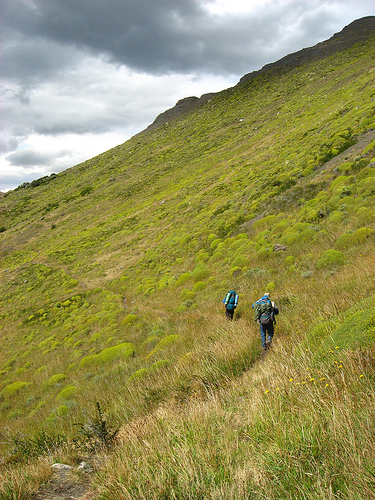
#> input picture gambar_dataset/374176648.jpg, 375 x 500 px, found by its file name
$ jupyter execute masking.ipynb   (shell and % lines are left out)
#> lines starting #> are read from the running program, lines starting #| are printed output that depends on the picture; after the words box and inside, x2 and y2 are one past the last pixel; in counts of white or black regions, pixels touching at a corner belong together
<a href="https://colab.research.google.com/github/hanifnurf/TubesTKC_FlickrImage/blob/main/opencv_basic/masking.ipynb" target="_parent"></a>

[cell 1]
import wget
url = "https://github.com/hanifnurf/TubesTKC_FlickrImage/blob/main/gambar_dataset/374176648.jpg?raw=true"
wget.download(url)

[cell 2]
# import the necessary packages
from matplotlib import pyplot as plt
import numpy as np
import argparse
import cv2

[cell 3]
def plt_imshow(title, image):
	# convert the image frame BGR to RGB color space and display it
	image = cv2.cvtColor(image, cv2.COLOR_BGR2RGB)
	plt.imshow(image)
	plt.title(title)
	plt.grid(False)
	plt.show()

[cell 4]
# since we are using Jupyter Notebooks we can replace our argument
# parsing code with *hard coded* arguments and values
args = {
	"image": "374176648.jpg"
}

[cell 5]
# load the original input image and display it to our screen
image = cv2.imread(args["image"])
#> image is the input picture: shape (500, 375, 3); mean B, G, R 86.8, 144, 147.7
plt_imshow("Original", image)

# a mask is the same size as our image, but has only two pixel
# values, 0 and 255 -- pixels with a value of 0 (background) are
# ignored in the original image while mask pixels with a value of
# 255 (foreground) are allowed to be kept
mask = np.zeros(image.shape[:2], dtype="uint8")
cv2.rectangle(mask, (0, 90), (290, 450), 255, -1)
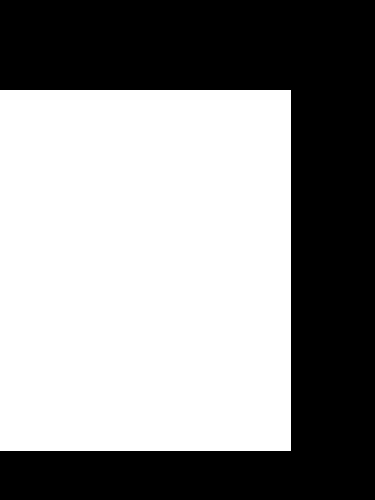
#> mask: shape (500, 375); 56% white; 1 black region, box (x1, y1, x2, y2) and area: (0, 0, 375, 500) 82449
plt_imshow("Rectangular Mask", mask)

# apply our mask -- notice how only the person in the image is
# cropped out
masked = cv2.bitwise_and(image, image, mask=mask)
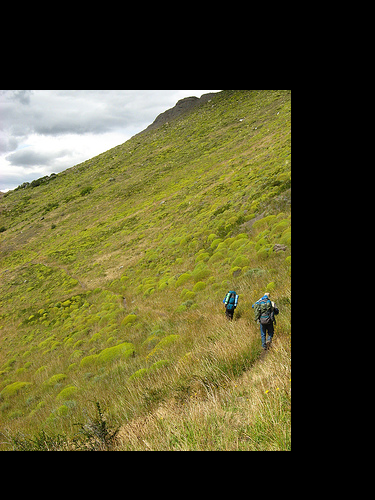
#> masked: shape (500, 375, 3); mean B, G, R 42.3, 80.5, 83.9
plt_imshow("Mask Applied to Image", masked)

[cell 6]
# now, let's make a circular mask with a radius of 100 pixels and
# apply the mask again
mask = np.zeros(image.shape[:2], dtype="uint8")
cv2.circle(mask, (145, 200), 100, 255, -1)
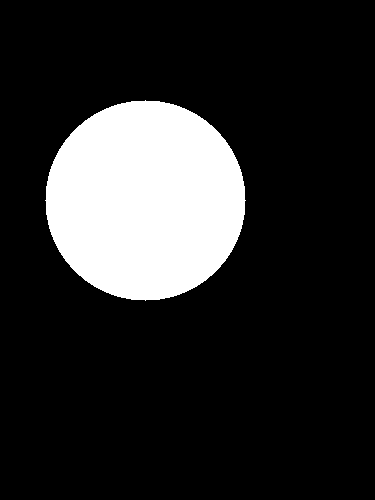
#> mask: shape (500, 375); 16.8% white; 1 white region, box (x1, y1, x2, y2) and area: (45, 100, 246, 301) 31417
masked = cv2.bitwise_and(image, image, mask=mask)
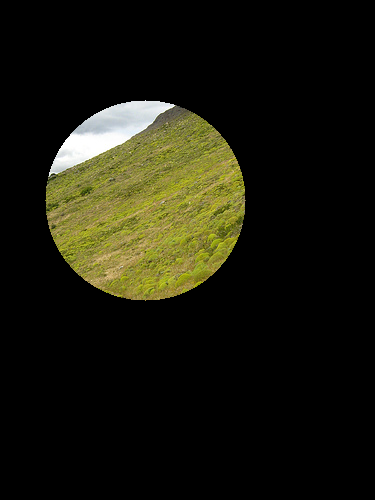
#> masked: shape (500, 375, 3); mean B, G, R 12.8, 25, 25.6

# show the output images
plt_imshow("Circular Mask", mask)
plt_imshow("Mask Applied to Image", masked)

$ run again, with gambar_dataset/58363928.jpg copied over gambar_dataset/374176648.jpg
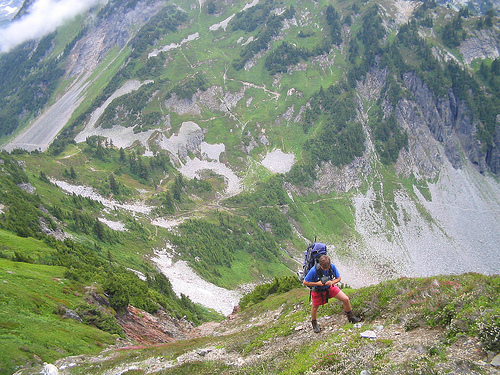
#> input picture gambar_dataset/58363928.jpg, 500 x 375 px, found by its file name
#> image is the input picture: shape (375, 500, 3); mean B, G, R 127.5, 144.6, 134.5
#> `cv2.rectangle(mask, (0, 90), (290, 450), 255, -1)`:
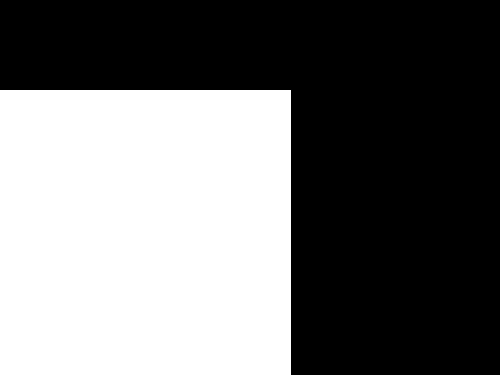
#> mask: shape (375, 500); 44.2% white; 1 white region, box (x1, y1, x2, y2) and area: (0, 90, 291, 375) 82935
#> `masked = cv2.bitwise_and(image, image, mask=mask)`:
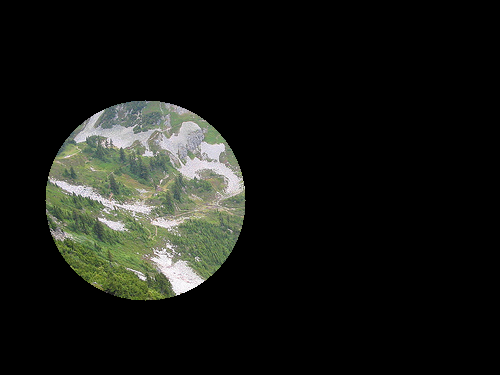
#> masked: shape (375, 500, 3); mean B, G, R 20.4, 24.5, 22.8
#> image: shape (375, 500, 3); 16.8% white; 1 white region, box (x1, y1, x2, y2) and area: (45, 100, 246, 301) 31417
